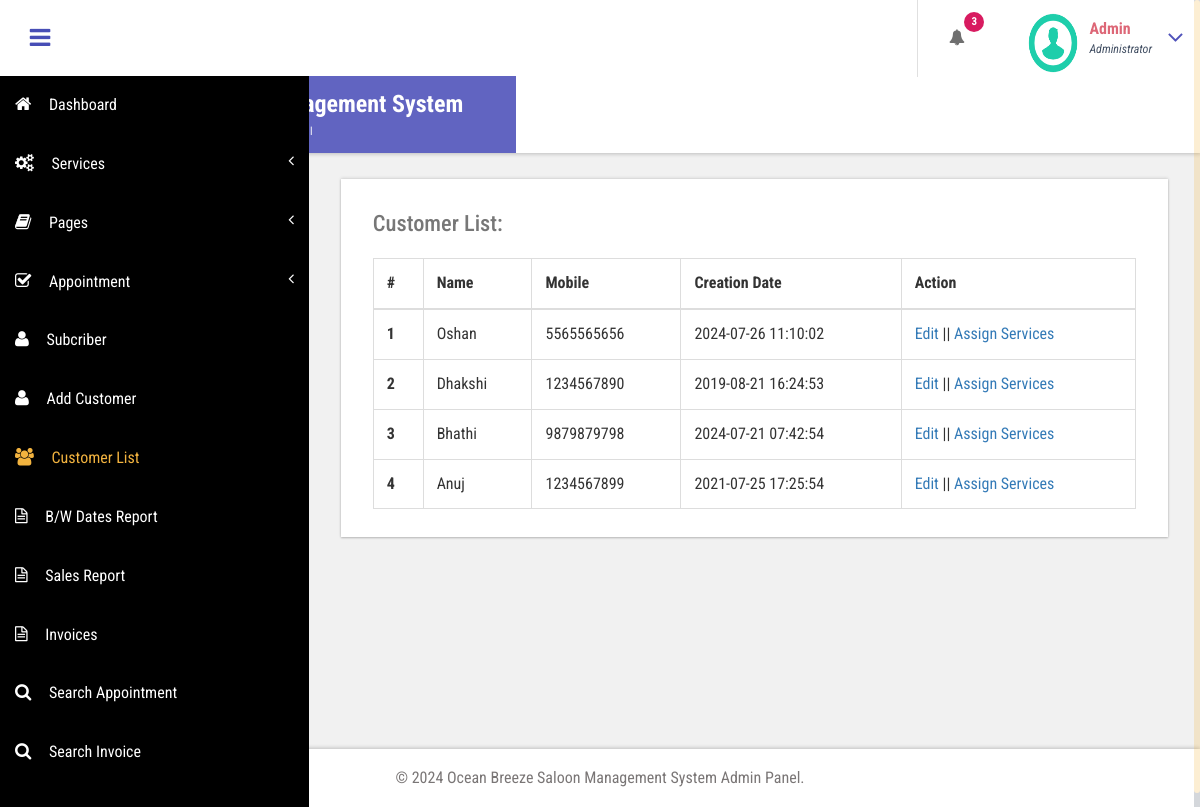
The app's page /admin/customer-list.php (signed in) with its own data.
### tables this page shows
CREATE TABLE `tblcustomers` (
  `ID` int(10) NOT NULL,
  `Name` varchar(120) DEFAULT NULL,
  `Email` varchar(200) DEFAULT NULL,
  `MobileNumber` bigint(11) DEFAULT NULL,
  `Gender` enum('Female','Male') DEFAULT NULL,
  `Details` mediumtext DEFAULT NULL,
  `CreationDate` timestamp NULL DEFAULT current_timestamp(),
  `UpdationDate` timestamp NULL DEFAULT NULL ON UPDATE current_timestamp()
);

### admin/customer-list.php (the view, shortened to what this page needs)
<?php
include('includes/dbconnection.php');
if (strlen($_SESSION['bpmsaid']==0)) {
  header('location:logout.php');
  } else{
  ?>
<!DOCTYPE HTML>
<html>
<head>
<link href="css/bootstrap.css" rel='stylesheet' type='text/css' />
<link href="css/style.css" rel='stylesheet' type='text/css' />
<link href="css/font-awesome.css" rel="stylesheet">
<link href="css/animate.css" rel="stylesheet" type="text/css" media="all">
<link href="css/custom.css" rel="stylesheet">
</head>
<body class="cbp-spmenu-push">
	<div class="main-content">
		 <?php include_once('includes/sidebar.php');?>
		 <?php include_once('includes/header.php');?>
		<div id="page-wrapper">
			<div class="main-page">
				<div class="tables">
					<h3 class="title1">Customer List</h3>
					<div class="table-responsive bs-example widget-shadow">
						<h4>Customer List:</h4>
						<table class="table table-bordered"> <thead> <tr> <th>#</th> <th>Name</th> <th>Mobile</th> <th>Creation Date</th><th>Action</th> </tr> </thead> <tbody>
<?php
$ret=mysqli_query($con,"select *from  tblcustomers");
$cnt=1;
while ($row=mysqli_fetch_array($ret)) {
?>
						 <tr> <th scope="row"><?php echo $cnt;?></th> <td><?php  echo $row['Name'];?></td> <td><?php  echo $row['MobileNumber'];?></td><td><?php  echo $row['CreationDate'];?></td> <td><a href="edit-customer-detailed.php?editid=<?php echo $row['ID'];?>">Edit</a>  ||  <a href="add-customer-services.php?addid=<?php echo $row['ID'];?>">Assign Services</a></td> </tr>   <?php
$cnt=$cnt+1;
}?></tbody> </table>
					</div>
				</div>
			</div>
		</div>
		 <?php include_once('includes/footer.php');?>
	</div>
</body>
</html>
<?php }  ?>

### admin/includes/header.php (shortened to what this page needs)
<div class="sticky-header header-section ">
      <div class="header-left">
        <button id="showLeftPush"><i class="fa fa-bars"></i></button>
        <div class="logo">
          <a href="index.html">
            <h1>Ocean Breeze Saloon Management System</h1>
            <span>AdminPanel</span>
          </a>
        </div>
      </div>
      <div class="header-right">
        <div class="profile_details_left">
          <ul class="nofitications-dropdown">
            <?php
$ret1=mysqli_query($con,"select ID,Name from  tblappointment where Status=''");
$num=mysqli_num_rows($ret1);
?>
            <li class="dropdown head-dpdn">
              <a href="#" class="dropdown-toggle" data-toggle="dropdown" aria-expanded="false"><i class="fa fa-bell"></i><span class="badge blue"><?php echo $num;?></span></a>
            </li>
          </ul>
          <div class="clearfix"> </div>
        </div>
        <div class="profile_details">
        <?php
$adid=$_SESSION['bpmsaid'];
$ret=mysqli_query($con,"select AdminName from tbladmin where ID='$adid'");
$row=mysqli_fetch_array($ret);
$name=$row['AdminName'];
?>
          <ul>
            <li class="dropdown profile_details_drop">
              <a href="#" class="dropdown-toggle" data-toggle="dropdown" aria-expanded="false">
                <div class="profile_img">
                  <span class="prfil-img"><img src="images/download (1).png" alt="" width="50" height="60"> </span>
                  <div class="user-name">
                    <p><?php echo $name; ?></p>
                    <span>Administrator</span>
                  </div>
                  <i class="fa fa-angle-down lnr"></i>
                  <div class="clearfix"></div>
                </div>
              </a>
            </li>
          </ul>
        </div>
      </div>
      <div class="clearfix"> </div>
    </div>

### admin/css/style.css (style rules this page uses)
h4, h5, h6, h1, h2, h3 { margin: 0; }
ul, ol { margin: 0; }
p { margin: 0; }
html, body { font-family: 'Roboto Condensed', sans-serif; font-size: 100%; overflow-x: hidden; background: #fff; }
body a { transition: 0.5s all ease; -webkit-transition: 0.5s all ease; -moz-transition: 0.5s all ease; -o-transition: 0.5s all ease; -ms-transition: 0.5s all ease; text-decoration:none; }
h1,h2,h3,h4,h5,h6 { margin:0; }
p { margin:0; }
ul,label { margin:0; padding:0; }
.main-content { position: relative; }
.sticky-header { position: fixed; top: 0; left:0px; width: 100%; z-index: 100; }
.header-section { background:#FFF; box-shadow: 1px 1px 4px rgba(0, 0, 0, 0.21); -webkit-box-shadow: 1px 1px 4px rgba(0, 0, 0, 0.21); -moz-box-shadow: 1px 1px 4px rgba(0, 0, 0, 0.21); -o-box-shadow: 1px 1px 4px rgba(0, 0, 0, 0.21); }
.header-section::after { clear: both; display: block; content: ''; }
.header-left { float: left; width: 45%; }
.header-right { float: right; }
button#showLeftPush { font-size: 1.5em; width: 80px; padding: 0.87em 0; text-align: center; cursor: pointer; float: left; color: #6F6F6F; -moz-transition: all 0.2s ease-out 0s; -webkit-transition: all 0.2s ease-out 0s; transition: all 0.2s ease-out 0s; border: none; background-color: #fff; outline:none; }
.cbp-spmenu-push { overflow-x: hidden; position: relative; }
.cbp-spmenu, .cbp-spmenu-push { -webkit-transition: all 0.3s ease; -moz-transition: all 0.3s ease; transition: all 0.3s ease; }
.cbp-spmenu-push div#page-wrapper { margin: 0 0 0 19.3em; transition:.5s all; -webkit-transition:.5s all; -moz-transition:.5s all; }
.fa { display: inline-block; font-family: FontAwesome; font-style: normal; font-weight: normal; line-height: 1; -webkit-font-smoothing: antialiased; -moz-osx-font-smoothing: grayscale; }
.logo { background: #6164C1; text-align: center; float: left; }
.logo a { padding: 0.9em 3.3em .7em; display: block; text-decoration: none; }
.logo a h1 { color: #fff; font-size: 1.5em; line-height: 1.2em; font-weight: 700; }
.logo a span { color: #F8F8F8; font-size: .7em; text-align: center; letter-spacing: 7px; }
.profile_details_left { float: left; }
li.dropdown.head-dpdn { display: inline-block; padding: 1.7em 0; border-left: 1px solid #E0E0E0; float: left; }
li.dropdown.head-dpdn a.dropdown-toggle { padding: 1.7em 2em; }
i.fa.fa-bell { color:#6F6F6F; }
.header-right span.badge { font-size: 11px; font-weight: bold; color: #FFF; background: #8BC34A; line-height: 15px; width: 20px; height: 20px; border-radius: 2em; -webkit-border-radius: 2em; -moz-border-radius: 2em; -o-border-radius: 2em; text-align: center; display: inline-block; position: absolute; top: 16%; padding: 2px 0 0; }
.header-right span.blue { background-color:#D81B60; }
.profile_details { float: right; }
.profile_details_drop a.dropdown-toggle { display:block; padding: 0.8em 3em 0 2em; }
.profile_img span.prfil-img { float:left; }
.user-name { float:left; margin-top:8px; margin-left:11px; height:35px; }
.profile_details ul li { list-style-type:none; position:relative; }
.profile_details li a i.fa.lnr { position: absolute; top: 34%; right: 8%; color: #4F52BA; font-size: 1.6em; }
.user-name p { font-size:1em; color:#DD6777; line-height:1em; font-weight:700; }
.user-name span { font-size: .75em; font-style: italic; color: #424f63; font-weight: normal; margin-top: .3em; }
.widget-shadow { background-color: #fff; box-shadow: 0 -1px 3px rgba(0,0,0,.12),0 1px 2px rgba(0,0,0,.24); -webkit-box-shadow: 0 -1px 3px rgba(0,0,0,.12),0 1px 2px rgba(0,0,0,.24); -moz-box-shadow: 0 -1px 3px rgba(0,0,0,.12),0 1px 2px rgba(0,0,0,.24); }
h3.title1 { font-size: 2em; color: #e94e02; margin-bottom: 0.8em; }
.table > thead > tr > th, .table > tbody > tr > th, .table > tfoot > tr > th, .table > thead > tr > td, .table > tbody > tr > td, .table > tfoot > tr > td { border-top: none; }
.tables h4 { font-size: 1.4em; margin-bottom: 1em; color: #777777; }
.tables .panel-body ,.tables .bs-example { padding: 2em 2em 0.5em; }
.tables .table > thead > tr > th, .tables .table > tbody > tr > th, .tables .table > tfoot > tr > th, .tables .table > thead > tr > td, .tables .table > tbody > tr > td, .tables .table > tfoot > tr > td { padding: 13px; border-top: 1px solid #E0E0E0; }
.bs-example { margin-top: 2em; }

### admin/css/custom.css (style rules this page uses)
#page-wrapper { padding:7em 2em 2.5em; background-color: #F1F1F1; }

### records on screen
tblcustomers: Name "Oshan", MobileNumber "5565565656", CreationDate "2024-07-26 11:10:02"
tblcustomers: Name "Dhakshi", MobileNumber "1234567890", CreationDate "2019-08-21 16:24:53"
tblcustomers: Name "Bhathi", MobileNumber "9879879798", CreationDate "2024-07-21 07:42:54"
tblcustomers: Name "Anuj", MobileNumber "1234567899", CreationDate "2021-07-25 17:25:54"

### other values on screen
$num "3"
$name "Admin"
